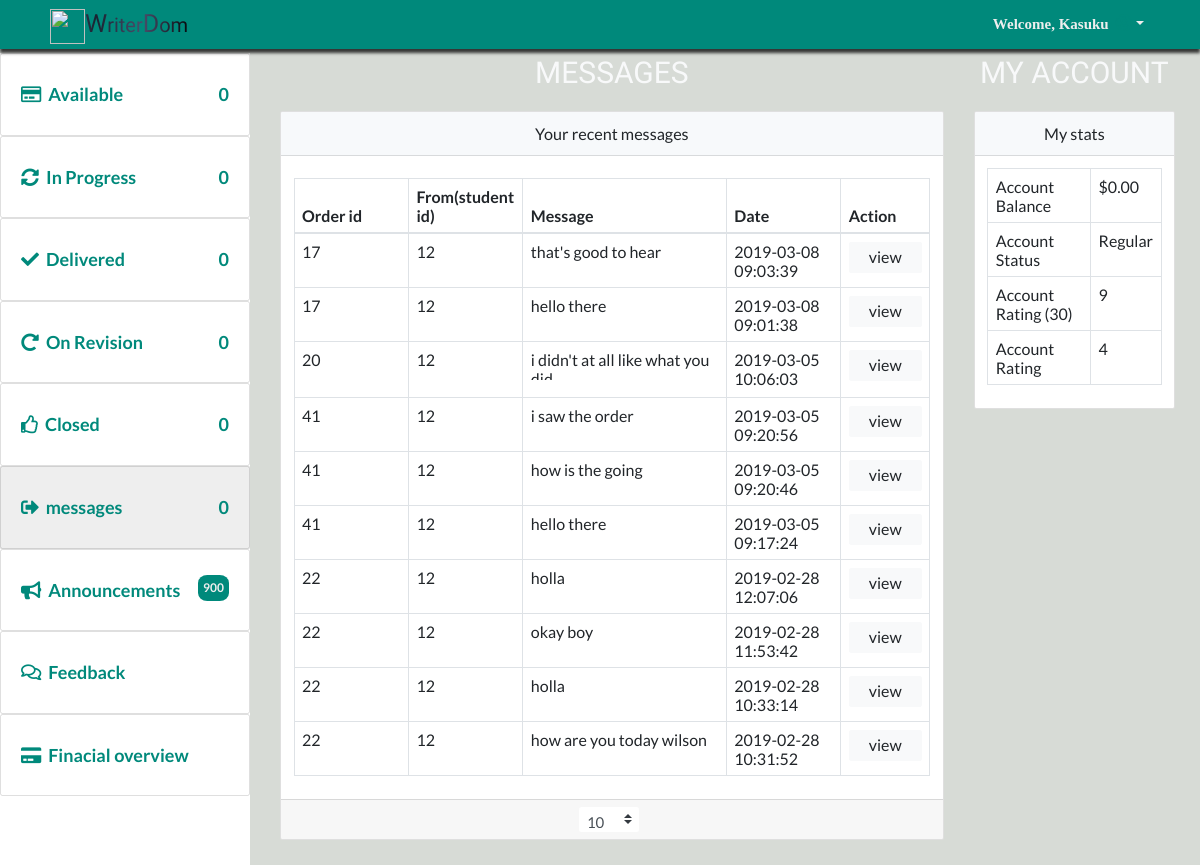
/tutor/messages.php (signed in), run on the app's committed database.
### tables this page shows
CREATE TABLE `chats` (
  `user_type` int(11) NOT NULL,
  `message` text NOT NULL,
  `date_sent` text NOT NULL,
  `project_id` int(11) NOT NULL,
  `status` int(11) NOT NULL DEFAULT '0',
  `student_id` int(11) NOT NULL DEFAULT '0',
  `tutor_id` int(255) NOT NULL DEFAULT '0'
);

### dbconfig/dbconnect.php (called while the page is built, shortened)
<?php
require_once(  'shared/ez_sql_core.php');
require_once( 'ez_sql_mysqli.php');
$db=new ezSQL_mysqli(DB_USER, DB_PASS,DB_NAME,DB_HOST,DB_ENCODING);
 ?>

### dbconfig/ez_sql_mysqli.php (called while the page is built, shortened)
<?php
class ezSQL_mysqli extends ezSQLcore
{
    private $ezsql_mysql_str = array
        (
            1 => 'Require $dbuser and $dbpassword to connect to a database server',
            2 => 'Error establishing mySQL database connection. Correct user/password? Correct hostname? Database server running?',
            3 => 'Require $dbname to select a database',
            4 => 'mySQL database connection is not active',
            5 => 'Unexpected error while trying to select database'
        );
    private $_dbuser;
    private $_dbpassword;
    private $_dbname;
    private $_dbhost;
    private $_charset = 'utf8';
    private $_result;
    public $show_errors = true;
    public $dbh;
    public function __construct($dbuser='', $dbpassword='', $dbname='', $dbhost='localhost', $charset='') {
        $this->_dbuser = $dbuser;
        $this->_dbpassword = $dbpassword;
        $this->_dbname = $dbname;
        $this->_dbhost = $dbhost;
    }
    public function connect($dbuser='', $dbpassword='', $dbhost='localhost', $charset='') {
        $this->_connected = false;
        $this->_dbuser = empty($dbuser) ? $this->_dbuser : $dbuser;
        $this->_dbpassword = empty($dbpassword) ? $this->_dbpassword : $dbpassword;
        $this->_dbhost = $dbhost!='localhost' ? $this->_dbhost : $dbhost;
        $this->_charset = empty($charset) ? $this->_charset : $charset;
        if ( empty($this->_dbuser) ) {
            $this->register_error($this->ezsql_mysql_str[1] . ' in ' . __FILE__ . ' on line ' . __LINE__);
            $this->show_errors ? trigger_error($this->ezsql_mysql_str[1], E_USER_WARNING) : null;
        } else if ( ! $this->dbh = mysqli_connect($this->_dbhost, $this->_dbuser, $this->_dbpassword, $this->_dbname) ) {
            $this->register_error($this->ezsql_mysql_str[2] . ' in ' . __FILE__ . ' on line ' . __LINE__);
            $this->show_errors ? trigger_error($this->ezsql_mysql_str[2], E_USER_WARNING) : null;
        } else {
            mysqli_set_charset($this->dbh, $this->_charset);
            $this->_connected = true;
        }
        return $this->_connected;
    }
    public function select($dbname='', $charset='') {
        if ( ! $dbname ) {
            $this->register_error($this->ezsql_mysql_str[3] . ' in ' . __FILE__ . ' on line ' . __LINE__);
            $this->show_errors ? trigger_error($this->ezsql_mysql_str[3], E_USER_WARNING) : null;
            return false;
        } else if ( ! $this->dbh ) {
            $this->register_error($this->ezsql_mysql_str[4] . ' in ' . __FILE__ . ' on line ' . __LINE__);
            $this->show_errors ? trigger_error($this->ezsql_mysql_str[4], E_USER_WARNING) : null;
            return false;
        } else {
            $this->_dbname = $dbname;
            if ( $charset == '') {
                $charset = $this->_charset;
            }
             if ( $charset != '' ) {
                $charsets = array();
                $recordset = mysqli_query($this->dbh, 'SHOW CHARACTER SET');
                while ( $row = mysqli_fetch_array($recordset, MYSQLI_ASSOC) ) {
                        $charsets[] = $row['Charset'];
                }
            }
            $this->_connected = true;
        }
        return $this->_connected;
    }
    public function query($query, $use_prepare=false) {
		$query = str_replace(_TAG, '?', $query);
        $return_val = 0;
        $query = trim($query);
        if ( ! isset($this->dbh) || ! $this->dbh ) {
            $this->select($this->_dbname);
        }
		if (!empty($param) && is_array($param) && ($this->getPrepare()))
			return $this->query_prepared($query, $param);
		else
			$this->_result = mysqli_query($this->dbh, $query);
        $is_insert = false;
        if ( preg_match("/^(insert|delete|update|replace)\s+/i", $query) ) {
            $this->_affectedRows = mysqli_affected_rows($this->dbh);
            if ( preg_match("/^(insert|replace)\s+/i", $query) ) {
                $this->insert_id = mysqli_insert_id($this->dbh);
            }
            $return_val = $this->_affectedRows;
        } else {
            if ( !is_numeric($this->_result) && !is_bool($this->_result)) {
                $i=0;
                $num_rows=0;
                while ( $row = mysqli_fetch_object($this->_result) ) {
                    $num_rows++;
                }
                $this->num_rows = $num_rows;
                $return_val = $this->num_rows;
            }
        }
        return $return_val;
    }
}

### dbconfig/shared/ez_sql_core.php (called while the page is built, shortened)
<?php
    require_once('ezQuery.php');
	class ezSQLcore extends ezQuery
	{
    public $last_result = null;
		function flush()
		{
			$this->last_result = null;
		}
		function get_results($query=null, $output = OBJECT, $use_prepare=false) {
			if ( $query ) {
				$this->query($query, $use_prepare);
			}
			if ( $output == OBJECT ) {
				return $this->last_result;
			} elseif ( $output == _JSON ) {
				return json_encode($this->last_result);
			}
		}
}

### dbconfig/shared/ezQuery.php (called while the page is built, shortened)
<?php
class ezQuery
{
    function setParamaters($valuetoadd=null) {
        if (empty($valuetoadd)) {
            $this->preparedvalues = array();
            return null;
        } else
            return array_push($this->preparedvalues, $valuetoadd);
	}
}

### tutor/messages.php (the view, shortened to what this page needs)
<?php
require_once "../inc/header_links.php";
require_once "../components/top_nav.php";
require_once("../dbconfig/dbconnect.php");
?>
<?php $query="SELECT chats.user_type, chats.message, chats.date_sent, chats.project_id, chats.student_id, chats.tutor_id,projects.status FROM chats LEFT JOIN projects on chats.project_id=projects.project_id where chats.user_type=1 ORDER BY date_sent DESC LIMIT 10";
$results=$db->get_results($query);
 ?>
<div class="display">
    <div class="display__content">
         <?php require_once "../components/tutor_leftnav.php" ?>
        <div class="row">
            <div class="col-sm-12 col-md-12 col-lg-12 col-xl-9">
                <h1 class="headingTertiary text-light">Messages</h1>
                <div class="card">
                    <div class="card-header">Your recent messages</div>
                    <div class="card-body">
                        <?php if ($db->num_rows >0): ?>
                            <div class="table-responsive" id="meso">
                          <table class="table">
                                <table class="table table-bordered">
                            <thead>
                                <tr>
                                    <th class="smalll">Order id</th>
                                    <th class="smalll">From(student id)</th>
                                    <th class="medium">Message</th>
                                    <th class="smalll">Date</th>
                                    <th class="wide">Action</th>
                                </tr>
                            </thead> <tbody>
                                <div id="messages">
                            <?php foreach ($results as $result ): ?>
                    <tr>
                            <td><?php echo $result->project_id; ?></td>
                            <td><?php echo $result->student_id; ?></td>
                            <td>
                                <p style="max-height: 30px; overflow: auto;"><?php echo $result->message; ?></p>
                            </td>
                            <td><?php echo $result->date_sent; ?></td>
                            <?php if ($result->status==1): ?>
                                <td>
                                <a href="in-progress-details?pid=<?php echo urlencode(convert_uuencode($result->project_id)) ?>#messageBox" class="btn btn-sm btn-block btn-light">view</a>
                            </td>
                            <?php elseif($result->status==2): ?>
                            <td>
                                <a href="delivered-details?pid=<?php echo urlencode(convert_uuencode($result->project_id)) ?>#messageBox" class="btn btn-sm btn-block btn-light">view</a>
                            </td>
                            <?php elseif($result->status==3): ?>
                            <td>
                                <a href="revision-details?pid=<?php echo urlencode(convert_uuencode($result->project_id)) ?>#messageBox" class="btn btn-sm btn-block btn-light">view</a>
                            </td>
                            <?php elseif($result->status>3): ?>
                            <td>
                               <a href="my-projects-details?pid=<?php echo urlencode(convert_uuencode($result->project_id)) ?>#messageBox" class="btn btn-sm btn-block btn-light">view</a>
                            </td>
                            <?php endif ?>
                     </tr>
                            <?php endforeach ?>
                                </div>
                             </tbody>
                        </table>
                          </table>
                        </div>
                        <?php else: ?>
                            <h2 class="headingSecondary">No Messages Yet</h2>
                        <?php endif ?>
                    </div>
                    <?php if ($db->num_rows>9): ?>
                          <div class="card-footer">
                        <select name="select" class="custom-select mb-2 ml-0 mr-sm-2 mb-sm-0" id="select">
                            <option value="20">10</option>
                        </select></div>
                         <?php endif ?>
                </div>
            </div>
            <div class="col-sm-12 col-md-12 col-lg-12  col-xl-3">
                <h1 class="headingTertiary text-light">My Account</h1>
                <div class="card">
                    <div class="card-header">My stats</div>
                    <div class="card-body">
                        <table class="table  table-bordered table-hover ">
                            <tbody>
                                <tr>
                                    <td>Account Balance</td>
                                    <td>$0.00</td>
                                </tr>
                                <tr>
                                    <td>Account Status</td>
                                    <td>Regular</td>
                                </tr>
                                <tr>
                                    <td>Account Rating (30)</td>
                                    <td>9</td>
                                </tr>
                                <tr>
                                    <td>Account Rating</td>
                                    <td>4</td>
                                </tr>
                            </tbody>
                        </table>
                    </div>
                </div>
            </div>
        </div>
    </div>
</div>
<?php
require_once"../inc/footer_links.php";
 ?>

### css/settings.css (style rules this page uses)
*, *::after, *::before { margin: 0; padding: 0; box-sizing: inherit; }
body { font-family: 'Lato'; font-size: 1.8rem; line-height: 1.7; font-weight: 400; box-sizing: border-box; min-width: 767px; background: #D7DBD6; }
.headingTertiary { text-transform: uppercase; font-family: 'Cardo', sans-serif; display: block; margin-bottom: 2rem; font-weight: 400; }
@media (min-width: 990px) { .headingTertiary { font-size: 3rem; } }
.wide { width: 50%; }
.medium { width: 32%; }
.smalll { width: 18%; }
.table { text-align: left; }
#select { border: none; width: 60px; font-size: 1.5rem; }
#select option { border: none; font-size: 1.5rem; }
.card-header { background: #F7F9FB !important; }
.display { font-size: 90% !important; margin-left: 25.5rem; background: #D7DBD6; padding-top: 3rem; }
.display__content { min-height: 795px; text-align: center; padding: 2.5rem 2.5rem; }
.display__content .btn { font-size: inherit; }

### data on the page
chats: project "17", student "12", message "that's good to hear", date_sent "2019-03-08 09:03:39"
chats: project "17", student "12", message "hello there", date_sent "2019-03-08 09:01:38"
chats: project "20", student "12", message "i didn't at all like what you…", date_sent "2019-03-05 10:06:03"
chats: project "41", student "12", message "i saw the order", date_sent "2019-03-05 09:20:56"
chats: project "41", student "12", message "how is the going", date_sent "2019-03-05 09:20:46"
chats: project "41", student "12", message "hello there", date_sent "2019-03-05 09:17:24"
chats: project "22", student "12", message "holla", date_sent "2019-02-28 12:07:06"
chats: project "22", student "12", message "okay boy", date_sent "2019-02-28 11:53:42"
chats: project "22", student "12", message "holla", date_sent "2019-02-28 10:33:14"
chats: project "22", student "12", message "how are you today wilson", date_sent "2019-02-28 10:31:52"

### other printed values
$name[0] "Kasuku"
